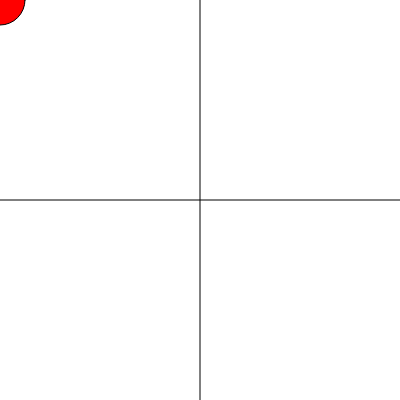
Frame 1 (no input)
Frame 60 (no input): identical to frame 1, image omitted
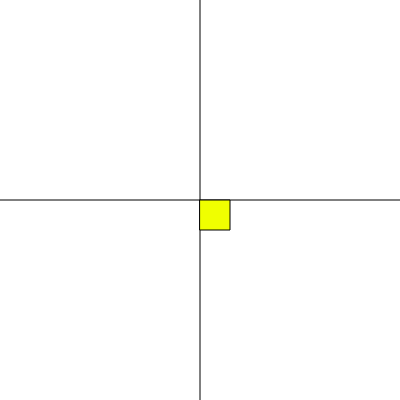
Frame 120 (the mouse pressed at the canvas centre since frame 60)

The p5.js sketch that drew these frames (run headless with seeded random() and noise() and a simulated clock; from frame 60 on, the mouse is pressed at the canvas centre):

// p5.js sketch
// ── sketch.js
function setup() {
  createCanvas(400, 400);
   
}

function draw() {
  background (400,400);

let x = mouseX;
let y = mouseY;

line (0,200,400,200,)
line (200,0,200,400)
if (y<200 && x<200){
  fill(255,0,0)
  circle (x,y,50);
} else {
    fill(240,255,0 )
    rect(x,y,30)
  }
  if(y>200 && x>200 ) {
    fill(0,255,0 )
    circle(x,y,70)
    line (0,200,400,200)
    line (200,0,200,400)
  
  }
}
